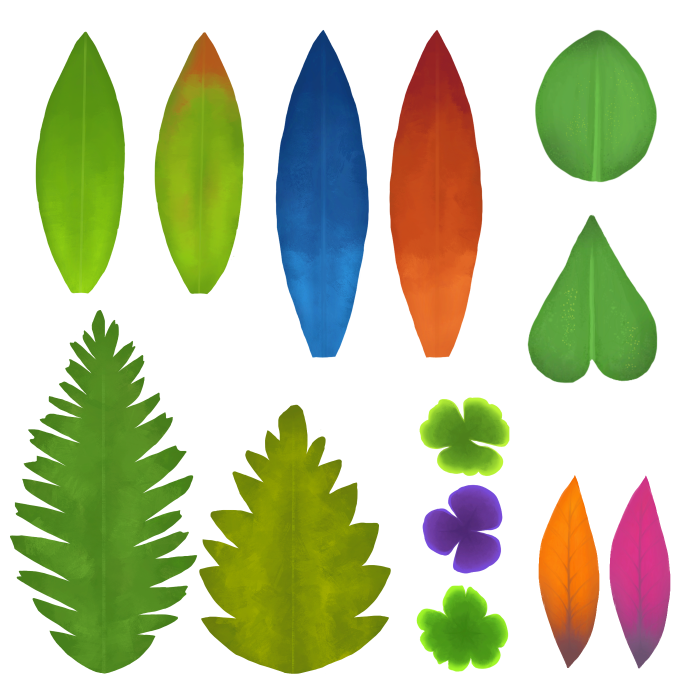
#> input picture assets/models/nature/Leaves.png, 2048 x 2048 px, given in place of leaves.jpg, which was not available (shown at 1/3 size)
$ python make_foliage_cards.py
#> lines starting #> are read from the running program, lines starting #| are printed output that depends on the picture; pictures that were not available may be replaced by others from this repository, and a replacement may not be noted
#!/usr/bin/env python3
"""Leaf twig cards for the trees and bushes (RealTree) from Ben's photo cards.

The sources are leaf sprays photographed on black (art/foliage_cards in the project
files, not in the repo). Each is keyed to an alpha mask, its colour bled outward under the
transparent parts so mipmaps don't grow dark fringes, and written as a 1024 px RGBA PNG:

    python3 tools/make_foliage_cards.py /mnt/project-files/art/foliage_cards
"""
import sys
from pathlib import Path

import numpy as np
from PIL import Image, ImageFilter

OUT = Path(__file__).resolve().parent.parent / "assets" / "textures"
CARDS = {"leaves.jpg": "oak_twig_card.png", "leaves_autumn.jpg": "autumn_twig_card.png"}
SIZE = 1024


def key(src: Path) -> Image.Image:
    im = Image.open(src).convert("RGB").resize((SIZE, SIZE), Image.LANCZOS)
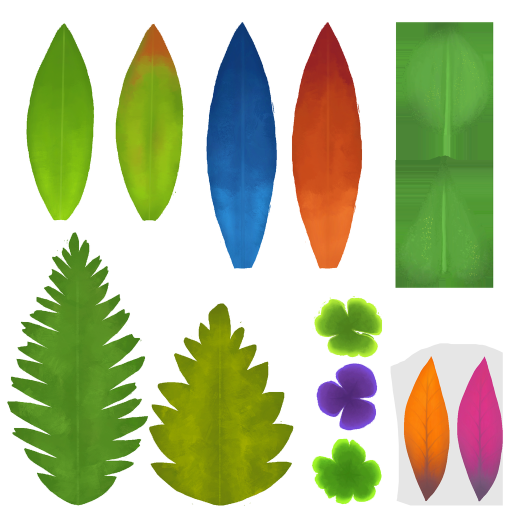
#> im: PIL image 1024x1024 RGB (shown at 1/2 size); mean R, G, B 184.3, 194.6, 155.1
    a = np.asarray(im).astype(np.float32) / 255.0
    peak = a.max(axis=2)
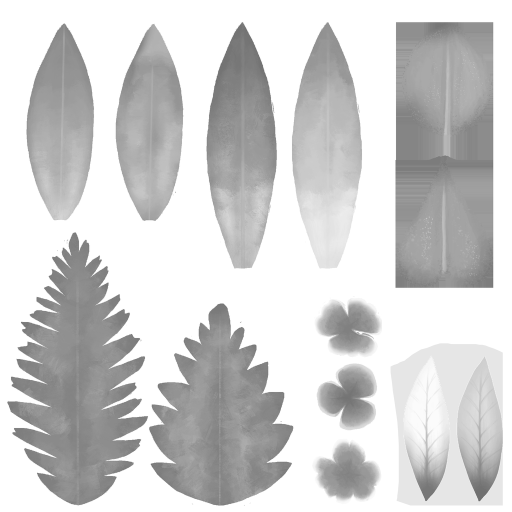
#> peak: shape (1024, 1024) float32 (shown at 1/2 size); min 0.384, max 1, mean 0.818
    # Black background: anything brighter than a dim threshold is leaf or twig.
    alpha = np.clip((peak - 0.06) / 0.08, 0.0, 1.0)
#> alpha: shape (1024, 1024) float32; every value is 1
    mask = Image.fromarray((alpha * 255).astype(np.uint8)).filter(ImageFilter.MinFilter(3))
#> mask: PIL image 1024x1024 L; every value is 255
    alpha = np.asarray(mask).astype(np.float32) / 255.0
    # Bleed colour into the background: repeatedly blur the premultiplied colour and
    # divide by the blurred coverage, filling only where there was no leaf.
    col = a * alpha[..., None]
    cov = alpha.copy()
    filled = col.copy()
    have = alpha > 0.5
#> have: shape (1024, 1024) bool; every value is 1
    for radius in (2, 4, 8, 16, 32, 64):
        bc = np.asarray(Image.fromarray((col * 255).astype(np.uint8)).filter(ImageFilter.GaussianBlur(radius))).astype(np.float32) / 255.0
        bw = np.asarray(Image.fromarray((cov * 255).astype(np.uint8)).filter(ImageFilter.GaussianBlur(radius))).astype(np.float32) / 255.0
        est = bc / np.maximum(bw[..., None], 1e-3)
        take = (~have) & (bw > 0.01)
        filled[take] = est[take]
        have = have | take
#> this loop made 6 passes
#> pass 1, in key, `bc = np.asarray(Image.fromarray((col * 255).astype(np.uint8)).filter(I..`:
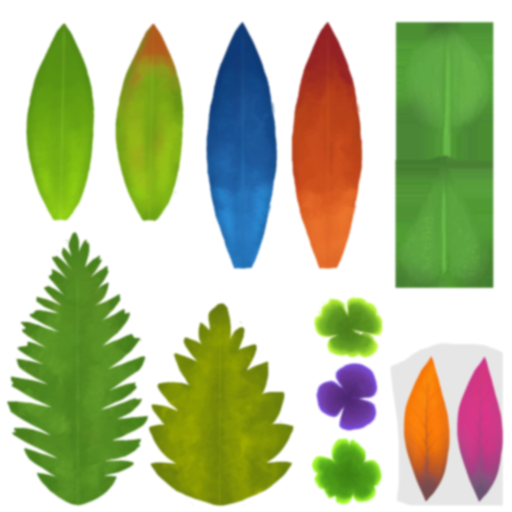
#> bc: shape (1024, 1024, 3) float32 (shown at 1/2 size); mean R, G, B 0.722, 0.762, 0.608
#> pass 2, in key, `bc = np.asarray(Image.fromarray((col * 255).astype(np.uint8)).filter(I..`:
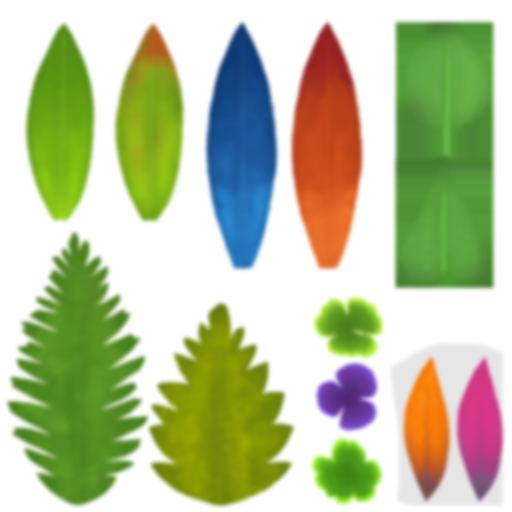
#> bc: shape (1024, 1024, 3) float32 (shown at 1/2 size); mean R, G, B 0.722, 0.763, 0.608
#> pass 3, in key, `bc = np.asarray(Image.fromarray((col * 255).astype(np.uint8)).filter(I..`:
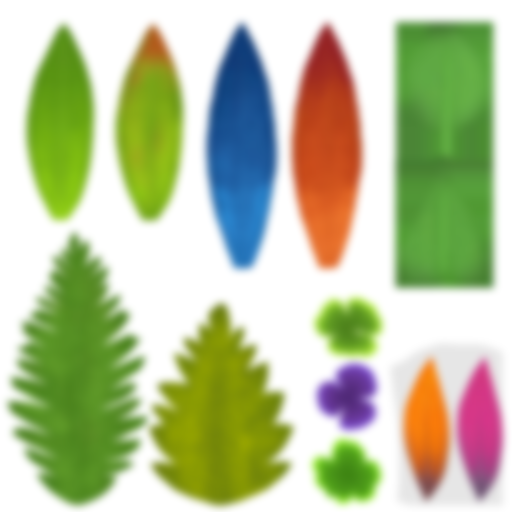
#> bc: shape (1024, 1024, 3) float32 (shown at 1/2 size); mean R, G, B 0.723, 0.763, 0.608
    filled[alpha > 0.5] = a[alpha > 0.5]
    rgba = np.dstack([np.clip(filled, 0, 1), alpha])
    return Image.fromarray((rgba * 255).astype(np.uint8), "RGBA")


def main() -> None:
    src_dir = Path(sys.argv[1] if len(sys.argv) > 1 else "/mnt/project-files/art/foliage_cards")
    for src, dst in CARDS.items():
        key(src_dir / src).save(OUT / dst, optimize=True)
        print("wrote", OUT / dst)


if __name__ == "__main__":
#> (the run stopped early here; a loop or call above may not have finished)
